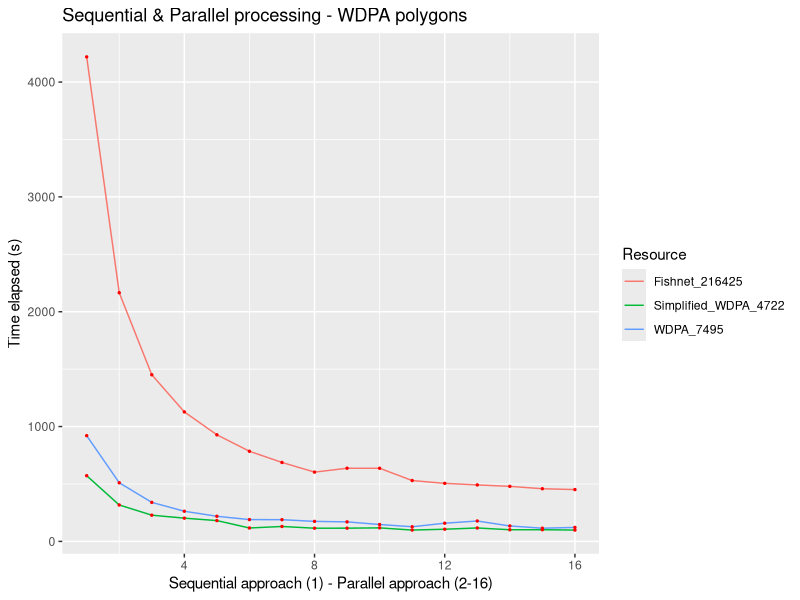

Here is the R script that generated this plot:
## ---- chunk 1
library(dplyr)
df <- read.csv("data/results/mapme_biodiversity/mangrove_1-16.csv")
df.long <- tidyr::pivot_longer(df,
                               cols = c("WDPA_7495", "Simplified_WDPA_4722", "Fishnet_216425"))
# rename column name
df.long <- df.long %>%
  rename(Resource = name)
library(ggplot2)
result <- ggplot(df.long, aes(Cores, value)) +
  geom_line(aes(colour = Resource))+
  ylab("Time elapsed (s)")+
  xlab("Sequential approach (1) - Parallel approach (2-16)")+
  geom_point(colour = "red", size = 0.5)+
  ggtitle("Sequential & Parallel processing - WDPA polygons")
## ---- chunk 2

result
